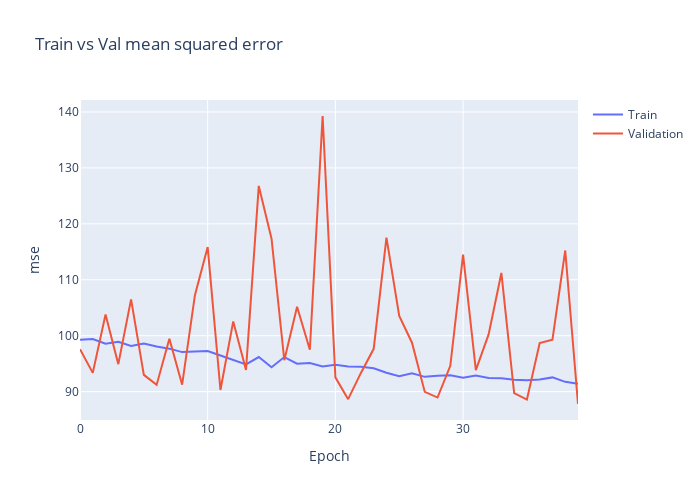

Notebook code for this chart:
### Code cell
import plotly.graph_objects as go

plt.clf()

fig = go.Figure()
fig.add_trace(go.Scatter(
                    y=history.history['mse'],
                    name='Train'))

fig.add_trace(go.Scatter(
                    y=history.history['val_mse'],
                    name='Validation'))


fig.update_layout(height=500, 
                  width=700,
                  title='Train vs Val mean squared error',
                  xaxis_title='Epoch',
                  yaxis_title='mse')


fig.show()

### Figure 1 — Plotly figure (JSON) as saved in the notebook; plotly's stock layout.template omitted (floating-point values rounded to 4 significant figures)
{"data": [{"name": "Train", "type": "scatter", "y": [99.27, 99.42, 98.58, 98.91, 98.15, 98.61, 98.06, 97.68, 97.07, 97.2, 97.26, 96.45, 95.62, 94.87, 96.18, 94.36, 96.18, 95.0, 95.11, 94.51, 94.81, 94.5, 94.44, 94.17, 93.37, 92.75, 93.27, 92.64, 92.85, 92.92, 92.48, 92.87, 92.46, 92.38, 92.11, 92.05, 92.18, 92.54, 91.75, 91.43]}, {"name": "Validation", "type": "scatter", "y": [97.59, 93.35, 103.8, 94.91, 106.5, 92.99, 91.2, 99.44, 91.23, 107.2, 115.9, 90.3, 102.6, 93.86, 126.8, 117.3, 95.61, 105.2, 97.5, 139.3, 92.55, 88.66, 93.34, 97.65, 117.5, 103.5, 98.75, 89.95, 88.94, 94.61, 114.5, 93.86, 100.2, 111.2, 89.74, 88.59, 98.67, 99.29, 115.2, 87.79]}], "layout": {"height": 500, "title": {"text": "Train vs Val mean squared error"}, "width": 700, "xaxis": {"title": {"text": "Epoch"}}, "yaxis": {"title": {"text": "mse"}}}}
